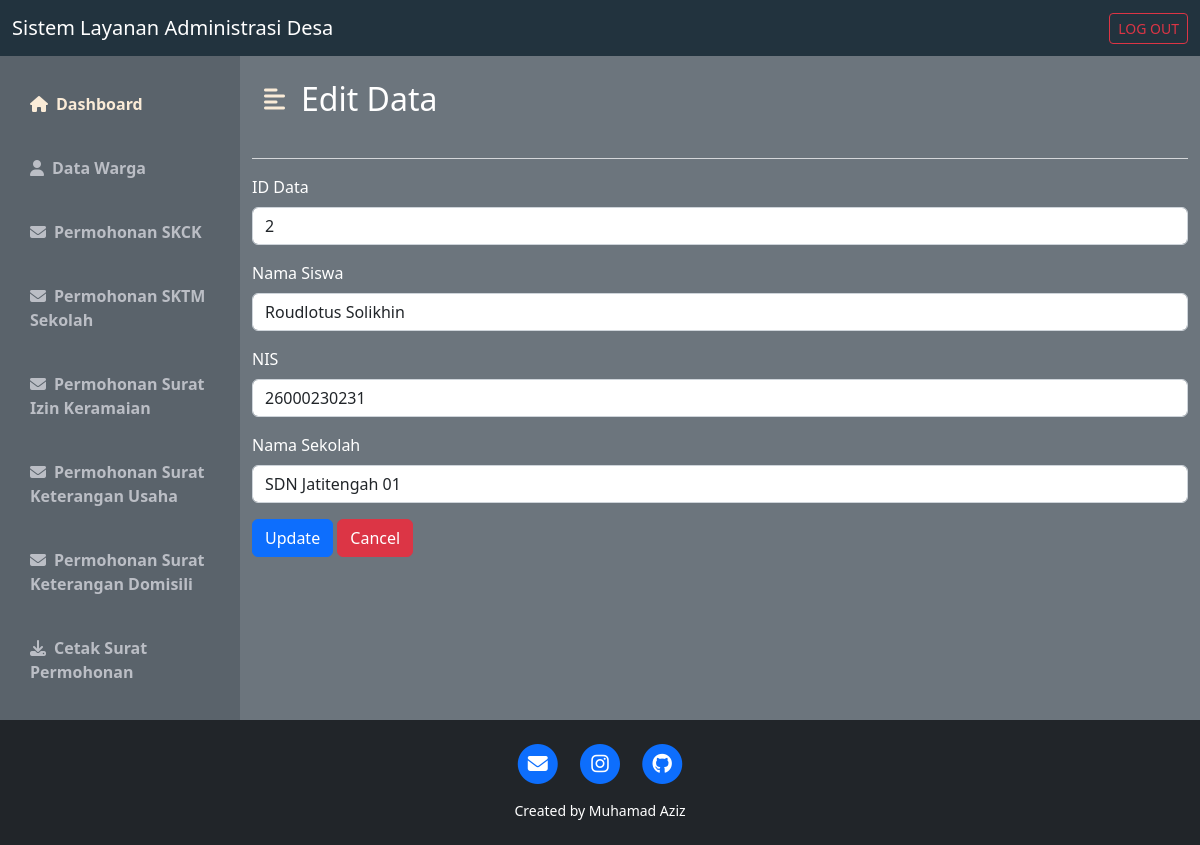
The app's page /wargasktmupdate.php?id_sktm=1 with its own data.
### tables this page shows
CREATE TABLE IF NOT EXISTS `sktm` (
  `id_sktm` int(11) NOT NULL AUTO_INCREMENT,
  `id_data` int(11) NOT NULL DEFAULT '0',
  `namaa` varchar(50) NOT NULL DEFAULT '0',
  `nis` varchar(50) NOT NULL DEFAULT '0',
  `sekolah` varchar(50) NOT NULL DEFAULT '0',
  PRIMARY KEY (`id_sktm`),
  KEY `FK_sktm_data` (`id_data`),
  CONSTRAINT `FK_sktm_data` FOREIGN KEY (`id_data`) REFERENCES `data` (`id_data`)
);

CREATE TABLE IF NOT EXISTS `data` (
  `id_data` int(11) NOT NULL AUTO_INCREMENT,
  `nama` varchar(50) NOT NULL DEFAULT '0',
  `nik` varchar(50) DEFAULT NULL,
  `jenis` varchar(50) DEFAULT NULL,
  `temp` varchar(50) DEFAULT NULL,
  `tgl` varchar(50) DEFAULT NULL,
  `status` varchar(50) DEFAULT NULL,
  `kewarganegaraan` varchar(50) DEFAULT NULL,
  `agama` varchar(50) DEFAULT NULL,
  `pekerjaan` varchar(50) DEFAULT NULL,
  `alamat` varchar(50) DEFAULT NULL,
  PRIMARY KEY (`id_data`) USING BTREE
);

### wargasktmupdate.php (the view, shortened to what this page needs)
<!DOCTYPE html>
<html lang="en">
<head>
    <link href="https://cdn.jsdelivr.net/npm/bootstrap@5.2.0-beta1/dist/css/bootstrap.min.css" rel="stylesheet">
    <link rel="stylesheet" href="https://cdnjs.cloudflare.com/ajax/libs/font-awesome/6.1.1/css/all.min.css" />
    <link rel="stylesheet" href="css/style_dashboard.css">
</head>
<body>
    <?php
    include "koneksi.php";
    $dataa = $_GET['id_sktm'];
    $sql = "SELECT * FROM sktm INNER JOIN data ON sktm.id_data=data.id_data WHERE id_sktm = '$dataa'";
    $query = $conn->query($sql);
    ?>
    <nav class="navbar navbar-dark" style="background-color: #22333E;">
        <div class="container-fluid">
            <a class="navbar-brand">Sistem Layanan Administrasi Desa</a>
            <form class="d-flex" role="search">
                <a href="logout.php" class="btn btn-outline-danger btn-sm" role="button">LOG OUT</a>
            </form>
        </div>
    </nav>
    <div class="d-flex bg-secondary text-white" id="wrapper">
        <div class="" id="sidebar-wrapper" style="background-color: #5a636b;">
            <div class="list-group list-group-flush my-3">
                <a href="warga.php" class="list-group-item list-group-item-action bg-transparent second-text fw-bold active"><i class="fas fa-home me-2"></i>Dashboard</a>
                <a href="wargadata.php" class="list-group-item list-group-item-action bg-transparent second-text fw-bold"><i class="fas fa-user me-2"></i>Data Warga</a>
                <a href="wargaskck.php" class="list-group-item list-group-item-action bg-transparent second-text fw-bold"><i class="fas fa-envelope me-2"></i>Permohonan SKCK</a>
                <a href="wargasktm.php" class="list-group-item list-group-item-action bg-transparent second-text fw-bold"><i class="fas fa-envelope me-2"></i>Permohonan SKTM Sekolah</a>
                <a href="wargasik.php" class="list-group-item list-group-item-action bg-transparent second-text fw-bold"><i class="fas fa-envelope me-2"></i>Permohonan Surat Izin Keramaian</a>
                <a href="wargausaha.php" class="list-group-item list-group-item-action bg-transparent second-text fw-bold"><i class="fas fa-envelope me-2"></i>Permohonan Surat Keterangan Usaha</a>
                <a href="wargaskd.php" class="list-group-item list-group-item-action bg-transparent second-text fw-bold"><i class="fas fa-envelope me-2"></i>Permohonan Surat Keterangan Domisili</a>
                <a href="download.php" class="list-group-item list-group-item-action bg-transparent second-text fw-bold"><i class="fas fa-download me-2"></i>Cetak Surat Permohonan</a>
            </div>
        </div>
        <div id="page-content-wrapper">
            <nav class="navbar navbar-expand-lg navbar-light bg-transparent py-4 px-4">
                <div class="d-flex align-items-center">
                    <i class="fas fa-align-left primary-text fs-4 me-3" id="menu-toggle"></i>
                    <h2 class="fs-2 m-0">Edit Data</h2>
                </div>
            </nav>
            <div class="container-sm">
                <hr class="border-light border-2 opacity-75">
                <?php
                if ($query) {
                    while ($data = mysqli_fetch_array($query)) {
                ?>
                    <form action="" method="post">
                    <div class="mb-3">
                        <label for="id_data" class="form-label">ID Data</label>
                        <input type="text" class="form-control" id="id_data" name="id_data" value="<?php echo $data['id_data'] ?>">
                    </div>
                    <div class="mb-3">
                        <label for="namaa" class="form-label">Nama Siswa </label>
                        <input type="text" class="form-control" id="namaa" name="namaa" value="<?php echo $data['namaa'] ?>">
                    </div>
                    <div class="mb-3">
                        <label for="nis" class="form-label">NIS</label>
                        <input class="form-control" id="nis" name="nis" value="<?php echo $data['nis'] ?>">
                    </div>
                    <div class="mb-3">
                        <label for="sekolah" class="form-label">Nama Sekolah</label>
                        <input class="form-control" id="sekolah" name="sekolah" value="<?php echo $data['sekolah'] ?>">
                    </div>
                    <input class="btn btn-primary" type="submit" name="edit" value="Update">
                    <a class="btn btn-danger" href="wargasik.php" role="button">Cancel</a>
                </form>
                <?php
                    }
                }
                ?>
            </div>
        </div>
    </div>
    <footer class="bg-dark text-center text-white p-4">
        <div class="row gx-4 gx-lg-5 justify-content-center">
            <div class="col-md-10 col-lg-8 col-xl-7">
                <ul class="list-inline text-center">
                    <li class="list-inline-item">
                        <a href="mailto:muhamadaziz564@gmail.com">
                            <span class="fa-stack fa-lg">
                                <i class="fas fa-circle fa-stack-2x"></i>
                                <i class="fas fa-envelope fa-stack-1x fa-inverse"></i>
                            </span>
                        </a>
                    </li>
                    <li class="list-inline-item">
                        <a href="https://www.instagram.com/az_muhamad07/">
                            <span class="fa-stack fa-lg">
                                <i class="fas fa-circle fa-stack-2x"></i>
                                <i class="fab fa-instagram fa-stack-1x fa-inverse"></i>
                            </span>
                        </a>
                    </li>
                    <li class="list-inline-item">
                        <a href="https://github.com/aziz4678">
                            <span class="fa-stack fa-lg">
                                <i class="fas fa-circle fa-stack-2x"></i>
                                <i class="fab fa-github fa-stack-1x fa-inverse"></i>
                            </span>
                        </a>
                    </li>
                </ul>
                <div class="small text-center">Created by Muhamad Aziz</div>
            </div>
        </div>
    </footer>
</body>
</html>

### css/style_dashboard.css (style rules this page uses)
:root { --main-text-color: antiquewhite; --second-text-color: #bbbec5; --second-bg-color: #c1efde; }
.primary-text { color: var(--main-text-color); }
.second-text { color: var(--second-text-color); }
#wrapper { overflow-x: hidden; }
#sidebar-wrapper { min-height: 78vh; margin-left: -15rem; -webkit-transition: margin 0.25s ease-out; -moz-transition: margin 0.25s ease-out; -o-transition: margin 0.25s ease-out; transition: margin 0.25s ease-out; }
#sidebar-wrapper .list-group { width: 15rem; }
#page-content-wrapper { min-width: 100vw; }
#menu-toggle { cursor: pointer; }
.list-group-item { border: none; padding: 20px 30px; }
.list-group-item.active { background-color: transparent; color: var(--main-text-color); font-weight: bold; border: none; }
@media (min-width: 768px) { #sidebar-wrapper { margin-left: 0; } }
@media (min-width: 768px) { #page-content-wrapper { min-width: 0; width: 100%; } }

### records on screen
sktm: id_data "2", namaa "Roudlotus Solikhin", nis "26000230231", sekolah "SDN Jatitengah 01"
